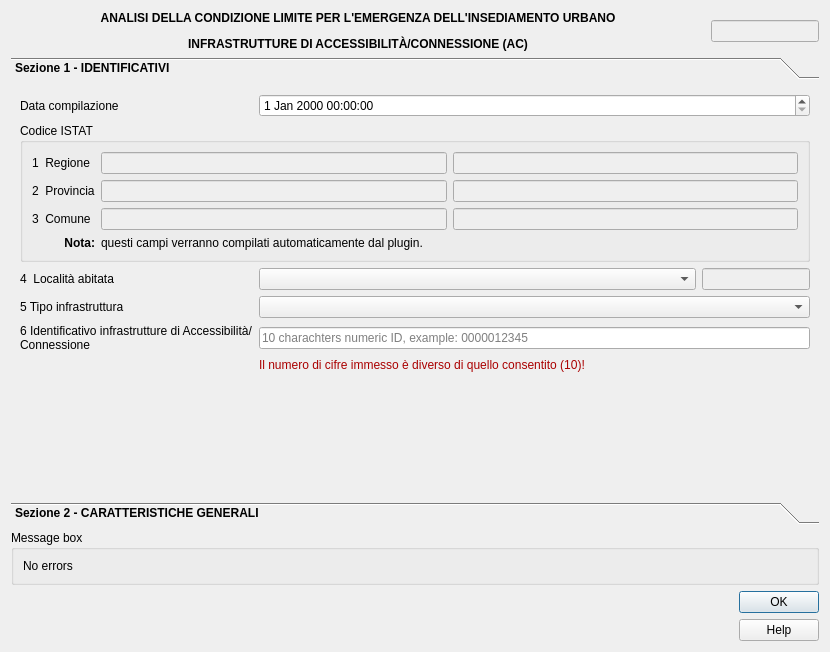
<?xml version="1.0" encoding="UTF-8"?>
<ui version="4.0">
 <class>cl_ac</class>
 <widget class="QDialog" name="cl_ac">
  <property name="geometry">
   <rect>
    <x>0</x>
    <y>0</y>
    <width>830</width>
    <height>652</height>
   </rect>
  </property>
  <property name="sizePolicy">
   <sizepolicy hsizetype="MinimumExpanding" vsizetype="MinimumExpanding">
    <horstretch>0</horstretch>
    <verstretch>0</verstretch>
   </sizepolicy>
  </property>
  <property name="minimumSize">
   <size>
    <width>830</width>
    <height>600</height>
   </size>
  </property>
  <property name="maximumSize">
   <size>
    <width>2500</width>
    <height>1500</height>
   </size>
  </property>
  <property name="windowTitle">
   <string>Update project</string>
  </property>
  <property name="locale">
   <locale language="English" country="UnitedStates"/>
  </property>
  <property name="modal">
   <bool>true</bool>
  </property>
  <layout class="QVBoxLayout" name="verticalLayout_4" stretch="0,1,0">
   <item>
    <layout class="QHBoxLayout" name="horizontalLayout_7">
     <item>
      <widget class="QLabel" name="label">
       <property name="text">
        <string>&lt;html&gt;&lt;head/&gt;&lt;body&gt;&lt;p align=&quot;center&quot;&gt;&lt;span style=&quot; font-weight:600;&quot;&gt;ANALISI DELLA CONDIZIONE LIMITE PER L'EMERGENZA DELL'INSEDIAMENTO URBANO&lt;/span&gt;&lt;/p&gt;&lt;p align=&quot;center&quot;&gt;&lt;span style=&quot; font-weight:600;&quot;&gt;INFRASTRUTTURE DI ACCESSIBILITÀ/CONNESSIONE (AC)&lt;/span&gt;&lt;/p&gt;&lt;/body&gt;&lt;/html&gt;</string>
       </property>
      </widget>
     </item>
     <item>
      <widget class="QLineEdit" name="ID_AC">
       <property name="enabled">
        <bool>false</bool>
       </property>
       <property name="sizePolicy">
        <sizepolicy hsizetype="Fixed" vsizetype="Fixed">
         <horstretch>0</horstretch>
         <verstretch>0</verstretch>
        </sizepolicy>
       </property>
      </widget>
     </item>
    </layout>
   </item>
   <item>
    <widget class="QToolBox" name="toolBox">
     <property name="sizePolicy">
      <sizepolicy hsizetype="Preferred" vsizetype="Expanding">
       <horstretch>0</horstretch>
       <verstretch>0</verstretch>
      </sizepolicy>
     </property>
     <property name="minimumSize">
      <size>
       <width>0</width>
       <height>0</height>
      </size>
     </property>
     <property name="font">
      <font>
       <weight>75</weight>
       <bold>true</bold>
      </font>
     </property>
     <property name="currentIndex">
      <number>0</number>
     </property>
     <widget class="QWidget" name="identificativi">
      <property name="geometry">
       <rect>
        <x>0</x>
        <y>0</y>
        <width>797</width>
        <height>391</height>
       </rect>
      </property>
      <property name="font">
       <font>
        <weight>50</weight>
        <bold>false</bold>
       </font>
      </property>
      <attribute name="label">
       <string>Sezione 1 - IDENTIFICATIVI</string>
      </attribute>
      <layout class="QGridLayout" name="gridLayout">
       <item row="1" column="0" colspan="2">
        <widget class="QGroupBox" name="groupBox">
         <property name="sizePolicy">
          <sizepolicy hsizetype="Preferred" vsizetype="Expanding">
           <horstretch>0</horstretch>
           <verstretch>0</verstretch>
          </sizepolicy>
         </property>
         <property name="title">
          <string>Codice ISTAT</string>
         </property>
         <layout class="QGridLayout" name="gridLayout_2">
          <item row="0" column="0">
           <widget class="QLabel" name="label_4">
            <property name="text">
             <string>1  Regione</string>
            </property>
           </widget>
          </item>
          <item row="0" column="1">
           <widget class="QLineEdit" name="regione">
            <property name="enabled">
             <bool>false</bool>
            </property>
           </widget>
          </item>
          <item row="0" column="2">
           <widget class="QLineEdit" name="cod_reg">
            <property name="enabled">
             <bool>false</bool>
            </property>
           </widget>
          </item>
          <item row="1" column="0">
           <widget class="QLabel" name="label_5">
            <property name="text">
             <string>2  Provincia</string>
            </property>
           </widget>
          </item>
          <item row="1" column="1">
           <widget class="QLineEdit" name="provincia">
            <property name="enabled">
             <bool>false</bool>
            </property>
           </widget>
          </item>
          <item row="1" column="2">
           <widget class="QLineEdit" name="cod_prov">
            <property name="enabled">
             <bool>false</bool>
            </property>
           </widget>
          </item>
          <item row="2" column="0">
           <widget class="QLabel" name="label_6">
            <property name="text">
             <string>3  Comune</string>
            </property>
           </widget>
          </item>
          <item row="2" column="1">
           <widget class="QLineEdit" name="comune">
            <property name="enabled">
             <bool>false</bool>
            </property>
           </widget>
          </item>
          <item row="2" column="2">
           <widget class="QLineEdit" name="cod_com">
            <property name="enabled">
             <bool>false</bool>
            </property>
           </widget>
          </item>
          <item row="3" column="0">
           <widget class="QLabel" name="label_27">
            <property name="text">
             <string>&lt;html&gt;&lt;head/&gt;&lt;body&gt;&lt;p&gt;&lt;span style=&quot; font-weight:600;&quot;&gt;Nota:&lt;/span&gt;&lt;/p&gt;&lt;/body&gt;&lt;/html&gt;</string>
            </property>
            <property name="alignment">
             <set>Qt::AlignRight|Qt::AlignTrailing|Qt::AlignVCenter</set>
            </property>
           </widget>
          </item>
          <item row="3" column="1">
           <widget class="QLabel" name="label_2">
            <property name="text">
             <string>questi campi verranno compilati automaticamente dal plugin.</string>
            </property>
           </widget>
          </item>
         </layout>
        </widget>
       </item>
       <item row="2" column="1">
        <layout class="QHBoxLayout" name="horizontalLayout_13" stretch="1,0">
         <item>
          <widget class="QComboBox" name="localita"/>
         </item>
         <item>
          <widget class="QLineEdit" name="cod_local">
           <property name="enabled">
            <bool>false</bool>
           </property>
          </widget>
         </item>
        </layout>
       </item>
       <item row="5" column="1">
        <widget class="QLabel" name="text_alert_ac">
         <property name="text">
          <string>&lt;html&gt;&lt;head/&gt;&lt;body&gt;&lt;p&gt;&lt;span style=&quot; color:#aa0000;&quot;&gt;Il numero di cifre immesso è diverso di quello consentito (10)!&lt;/span&gt;&lt;/p&gt;&lt;/body&gt;&lt;/html&gt;</string>
         </property>
        </widget>
       </item>
       <item row="2" column="0">
        <widget class="QLabel" name="label_7">
         <property name="text">
          <string>4  Località abitata</string>
         </property>
        </widget>
       </item>
       <item row="3" column="0">
        <widget class="QLabel" name="label_32">
         <property name="text">
          <string>5 Tipo infrastruttura</string>
         </property>
        </widget>
       </item>
       <item row="0" column="1">
        <widget class="QgsDateTimeEdit" name="data_ac"/>
       </item>
       <item row="4" column="0">
        <widget class="QLabel" name="label_9">
         <property name="text">
          <string>6 Identificativo infrastrutture di Accessibilità/Connessione</string>
         </property>
         <property name="wordWrap">
          <bool>true</bool>
         </property>
        </widget>
       </item>
       <item row="0" column="0">
        <widget class="QLabel" name="label_3">
         <property name="text">
          <string>Data compilazione</string>
         </property>
        </widget>
       </item>
       <item row="3" column="1">
        <widget class="QComboBox" name="tipo_infra"/>
       </item>
       <item row="4" column="1">
        <widget class="QLineEdit" name="ID_infra">
         <property name="inputMask">
          <string/>
         </property>
         <property name="text">
          <string/>
         </property>
         <property name="placeholderText">
          <string>10 charachters numeric ID, example: 0000012345</string>
         </property>
        </widget>
       </item>
       <item row="6" column="0" colspan="2">
        <spacer name="verticalSpacer">
         <property name="orientation">
          <enum>Qt::Vertical</enum>
         </property>
         <property name="sizeHint" stdset="0">
          <size>
           <width>20</width>
           <height>40</height>
          </size>
         </property>
        </spacer>
       </item>
      </layout>
     </widget>
     <widget class="QWidget" name="caratteristiche_gen">
      <property name="geometry">
       <rect>
        <x>0</x>
        <y>0</y>
        <width>846</width>
        <height>780</height>
       </rect>
      </property>
      <property name="font">
       <font>
        <weight>50</weight>
        <bold>false</bold>
       </font>
      </property>
      <attribute name="label">
       <string>Sezione 2 - CARATTERISTICHE GENERALI</string>
      </attribute>
      <layout class="QGridLayout" name="gridLayout_5">
       <item row="12" column="2">
        <widget class="QComboBox" name="morf"/>
       </item>
       <item row="15" column="0">
        <widget class="QLabel" name="label_35">
         <property name="text">
          <string>Geologia/Idrogeologia</string>
         </property>
        </widget>
       </item>
       <item row="8" column="0">
        <widget class="QLabel" name="label_11">
         <property name="text">
          <string>20 Numero aggregati interferenti (H&gt;L)</string>
         </property>
        </widget>
       </item>
       <item row="9" column="0">
        <widget class="QLabel" name="label_13">
         <property name="text">
          <string>21 Numero unità strutturali isolate &lt;br&gt;interferenti (H&amp;gt;L)</string>
         </property>
        </widget>
       </item>
       <item row="13" column="2">
        <layout class="QHBoxLayout" name="horizontalLayout_11">
         <item>
          <widget class="QCheckBox" name="ubic_sotto">
           <property name="text">
            <string>28 Sotto versante incombente o forte pendio</string>
           </property>
          </widget>
         </item>
         <item>
          <widget class="QCheckBox" name="ubic_sopra">
           <property name="text">
            <string>29 Sopra versante incombente o cresta</string>
           </property>
          </widget>
         </item>
        </layout>
       </item>
       <item row="8" column="2">
        <widget class="QLineEdit" name="n_aggreg"/>
       </item>
       <item row="11" column="2">
        <widget class="QLineEdit" name="pendenza"/>
       </item>
       <item row="5" column="2">
        <widget class="QComboBox" name="pav_per"/>
       </item>
       <item row="14" column="0">
        <widget class="QLabel" name="label_34">
         <property name="text">
          <string>Microzonazione sismica</string>
         </property>
        </widget>
       </item>
       <item row="9" column="2">
        <widget class="QLineEdit" name="n_manuf"/>
       </item>
       <item row="7" column="0">
        <widget class="QLabel" name="label_26">
         <property name="text">
          <string>19 Ostacoli e discontinuità&lt;br&gt;(condizione del tratto peggiore)</string>
         </property>
        </widget>
       </item>
       <item row="4" column="2">
        <widget class="QLineEdit" name="lungh_vuo"/>
       </item>
       <item row="15" column="2">
        <layout class="QGridLayout" name="gridLayout_8">
         <item row="1" column="0">
          <layout class="QHBoxLayout" name="horizontalLayout_10">
           <item>
            <widget class="QLabel" name="label_36">
             <property name="text">
              <string>39 Falda</string>
             </property>
            </widget>
           </item>
           <item>
            <widget class="QComboBox" name="falda"/>
           </item>
          </layout>
         </item>
         <item row="2" column="0">
          <layout class="QHBoxLayout" name="horizontalLayout_12">
           <item>
            <widget class="QLabel" name="label_37">
             <property name="text">
              <string>40 Acque superficiali</string>
             </property>
            </widget>
           </item>
           <item>
            <widget class="QComboBox" name="acq_sup"/>
           </item>
          </layout>
         </item>
         <item row="0" column="0">
          <layout class="QHBoxLayout" name="horizontalLayout_9">
           <item>
            <widget class="QLabel" name="label_53">
             <property name="text">
              <string>Localizzazione frana</string>
             </property>
            </widget>
           </item>
           <item>
            <widget class="QCheckBox" name="frana_AC">
             <property name="text">
              <string>36 Interferente con edif. strateg.</string>
             </property>
            </widget>
           </item>
           <item>
            <widget class="QCheckBox" name="frana_mon">
             <property name="text">
              <string>37 A monte</string>
             </property>
            </widget>
           </item>
           <item>
            <widget class="QCheckBox" name="frana_val">
             <property name="text">
              <string>38 A valle</string>
             </property>
            </widget>
           </item>
          </layout>
         </item>
         <item row="3" column="0">
          <layout class="QHBoxLayout" name="horizontalLayout_17">
           <item>
            <widget class="QLabel" name="label_54">
             <property name="text">
              <string>41 Rischio PAI</string>
             </property>
            </widget>
           </item>
           <item>
            <widget class="QComboBox" name="pai"/>
           </item>
           <item>
            <widget class="QLabel" name="label_55">
             <property name="text">
              <string>42 Area alluvionale</string>
             </property>
            </widget>
           </item>
           <item>
            <widget class="QComboBox" name="alluvio"/>
           </item>
          </layout>
         </item>
        </layout>
       </item>
       <item row="7" column="2">
        <widget class="QComboBox" name="ost_disc"/>
       </item>
       <item row="0" column="2">
        <layout class="QGridLayout" name="gridLayout_3">
         <item row="0" column="0">
          <widget class="QCheckBox" name="strade_a">
           <property name="text">
            <string>8 Autostrade urbane ed extraurbane</string>
           </property>
          </widget>
         </item>
         <item row="0" column="1">
          <widget class="QCheckBox" name="strade_b">
           <property name="text">
            <string>9 Extraurbane principali</string>
           </property>
          </widget>
         </item>
         <item row="1" column="0">
          <widget class="QCheckBox" name="strade_c">
           <property name="text">
            <string>10 Extraurbane secondarie</string>
           </property>
          </widget>
         </item>
         <item row="1" column="1">
          <widget class="QCheckBox" name="strade_d">
           <property name="text">
            <string>11 Urbane di scorrimento</string>
           </property>
          </widget>
         </item>
         <item row="2" column="0">
          <widget class="QCheckBox" name="strade_e">
           <property name="text">
            <string>12 Urbane di quartiere</string>
           </property>
          </widget>
         </item>
         <item row="2" column="1">
          <widget class="QCheckBox" name="strade_f">
           <property name="text">
            <string>13 Locali</string>
           </property>
          </widget>
         </item>
        </layout>
       </item>
       <item row="3" column="2">
        <widget class="QLineEdit" name="lungh"/>
       </item>
       <item row="5" column="0">
        <widget class="QLabel" name="label_25">
         <property name="text">
          <string>18 Pavimentazione e percorribilità&lt;br&gt;(condizione del tratto peggiore)</string>
         </property>
        </widget>
       </item>
       <item row="10" column="0">
        <widget class="QLabel" name="label_14">
         <property name="text">
          <string>Elementi critici</string>
         </property>
        </widget>
       </item>
       <item row="2" column="2">
        <layout class="QHBoxLayout" name="horizontalLayout">
         <item>
          <widget class="QLabel" name="label_8">
           <property name="text">
            <string>14 Massima</string>
           </property>
          </widget>
         </item>
         <item>
          <widget class="QLineEdit" name="largh_max"/>
         </item>
         <item>
          <widget class="QLabel" name="label_10">
           <property name="text">
            <string>15 Minima</string>
           </property>
          </widget>
         </item>
         <item>
          <widget class="QLineEdit" name="largh_min"/>
         </item>
        </layout>
       </item>
       <item row="10" column="2">
        <layout class="QGridLayout" name="gridLayout_6">
         <item row="0" column="0">
          <layout class="QHBoxLayout" name="horizontalLayout_2">
           <item>
            <widget class="QLabel" name="label_16">
             <property name="text">
              <string>22 Ferrovie in attraversamento</string>
             </property>
            </widget>
           </item>
           <item>
            <widget class="QLineEdit" name="el_ferrov"/>
           </item>
          </layout>
         </item>
         <item row="0" column="1">
          <layout class="QHBoxLayout" name="horizontalLayout_3">
           <item>
            <widget class="QLabel" name="label_17">
             <property name="text">
              <string>23 Ponti e viadotti</string>
             </property>
            </widget>
           </item>
           <item>
            <widget class="QLineEdit" name="el_pont"/>
           </item>
          </layout>
         </item>
         <item row="1" column="0">
          <layout class="QHBoxLayout" name="horizontalLayout_4">
           <item>
            <widget class="QLabel" name="label_18">
             <property name="text">
              <string>24 Tunnel artificiali o naturali</string>
             </property>
            </widget>
           </item>
           <item>
            <widget class="QLineEdit" name="el_tunn"/>
           </item>
          </layout>
         </item>
         <item row="1" column="1">
          <layout class="QHBoxLayout" name="horizontalLayout_5">
           <item>
            <widget class="QLabel" name="label_19">
             <property name="text">
              <string>25 Ponti e viadotti attraversanti</string>
             </property>
            </widget>
           </item>
           <item>
            <widget class="QLineEdit" name="el_pont_at"/>
           </item>
          </layout>
         </item>
         <item row="1" column="2">
          <layout class="QHBoxLayout" name="horizontalLayout_6">
           <item>
            <widget class="QLabel" name="label_21">
             <property name="text">
              <string>25b Muri</string>
             </property>
            </widget>
           </item>
           <item>
            <widget class="QLineEdit" name="el_muri"/>
           </item>
          </layout>
         </item>
        </layout>
       </item>
       <item row="2" column="0">
        <widget class="QLabel" name="label_22">
         <property name="text">
          <string>&lt;html&gt;&lt;head/&gt;&lt;body&gt;&lt;p&gt;Larghezza sezione stradale (m)&lt;/p&gt;&lt;/body&gt;&lt;/html&gt;</string>
         </property>
        </widget>
       </item>
       <item row="4" column="0">
        <widget class="QLabel" name="label_24">
         <property name="text">
          <string>17 Lunghezza tratto stradale senza&lt;br&gt;aggregati e unità isolate interferenti (m)</string>
         </property>
         <property name="wordWrap">
          <bool>true</bool>
         </property>
        </widget>
       </item>
       <item row="0" column="0">
        <widget class="QLabel" name="label_20">
         <property name="text">
          <string>Categoria strade</string>
         </property>
        </widget>
       </item>
       <item row="14" column="2">
        <layout class="QVBoxLayout" name="verticalLayout_3">
         <item>
          <layout class="QHBoxLayout" name="horizontalLayout_15">
           <item>
            <widget class="QLabel" name="label_48">
             <property name="text">
              <string>30 Zona MS (condizione peggiore)</string>
             </property>
            </widget>
           </item>
           <item>
            <widget class="QComboBox" name="zona_ms"/>
           </item>
          </layout>
         </item>
         <item>
          <layout class="QHBoxLayout" name="horizontalLayout_16">
           <item>
            <widget class="QLabel" name="inst_name">
             <property name="text">
              <string>Tipo instabilità</string>
             </property>
            </widget>
           </item>
           <item>
            <widget class="QCheckBox" name="inst_fran">
             <property name="text">
              <string>31 Frana</string>
             </property>
            </widget>
           </item>
           <item>
            <widget class="QCheckBox" name="inst_liq">
             <property name="text">
              <string>32 Liquefazione</string>
             </property>
            </widget>
           </item>
           <item>
            <widget class="QCheckBox" name="inst_fag">
             <property name="text">
              <string>33 Faglia att. cap.</string>
             </property>
            </widget>
           </item>
           <item>
            <widget class="QCheckBox" name="inst_ced">
             <property name="text">
              <string>34 Cedim. diff.</string>
             </property>
            </widget>
           </item>
           <item>
            <widget class="QCheckBox" name="inst_cav">
             <property name="text">
              <string>35 Cavità sott.</string>
             </property>
            </widget>
           </item>
          </layout>
         </item>
        </layout>
       </item>
       <item row="13" column="0">
        <widget class="QLabel" name="label_31">
         <property name="text">
          <string>Ubicazione</string>
         </property>
        </widget>
       </item>
       <item row="12" column="0">
        <widget class="QLabel" name="label_30">
         <property name="text">
          <string>27 Morfologia</string>
         </property>
        </widget>
       </item>
       <item row="3" column="0">
        <widget class="QLabel" name="label_23">
         <property name="text">
          <string>16 Lunghezza complessiva (m)</string>
         </property>
        </widget>
       </item>
       <item row="11" column="0">
        <widget class="QLabel" name="label_15">
         <property name="text">
          <string>26 Pendenza massima dell'asse stradale</string>
         </property>
        </widget>
       </item>
       <item row="16" column="0" colspan="3">
        <spacer name="verticalSpacer_2">
         <property name="orientation">
          <enum>Qt::Vertical</enum>
         </property>
         <property name="sizeHint" stdset="0">
          <size>
           <width>20</width>
           <height>40</height>
          </size>
         </property>
        </spacer>
       </item>
      </layout>
     </widget>
    </widget>
   </item>
   <item>
    <layout class="QVBoxLayout" name="verticalLayout_2">
     <item>
      <widget class="QGroupBox" name="message_box">
       <property name="sizePolicy">
        <sizepolicy hsizetype="Preferred" vsizetype="MinimumExpanding">
         <horstretch>0</horstretch>
         <verstretch>0</verstretch>
        </sizepolicy>
       </property>
       <property name="minimumSize">
        <size>
         <width>0</width>
         <height>0</height>
        </size>
       </property>
       <property name="maximumSize">
        <size>
         <width>16777215</width>
         <height>16777215</height>
        </size>
       </property>
       <property name="title">
        <string>Message box</string>
       </property>
       <layout class="QVBoxLayout" name="verticalLayout_5">
        <item>
         <widget class="QLabel" name="error_text">
          <property name="sizePolicy">
           <sizepolicy hsizetype="Preferred" vsizetype="MinimumExpanding">
            <horstretch>0</horstretch>
            <verstretch>0</verstretch>
           </sizepolicy>
          </property>
          <property name="text">
           <string>&lt;html&gt;&lt;head/&gt;&lt;body&gt;&lt;p&gt;No errors&lt;/p&gt;&lt;/body&gt;&lt;/html&gt;</string>
          </property>
          <property name="textFormat">
           <enum>Qt::RichText</enum>
          </property>
          <property name="alignment">
           <set>Qt::AlignLeading|Qt::AlignLeft|Qt::AlignVCenter</set>
          </property>
          <property name="wordWrap">
           <bool>true</bool>
          </property>
         </widget>
        </item>
       </layout>
      </widget>
     </item>
     <item>
      <layout class="QHBoxLayout" name="horizontalLayout_8">
       <item>
        <widget class="QLabel" name="cnr">
         <property name="sizePolicy">
          <sizepolicy hsizetype="Preferred" vsizetype="Fixed">
           <horstretch>0</horstretch>
           <verstretch>0</verstretch>
          </sizepolicy>
         </property>
         <property name="maximumSize">
          <size>
           <width>84</width>
           <height>61</height>
          </size>
         </property>
         <property name="text">
          <string/>
         </property>
         <property name="pixmap">
          <pixmap>../loghi/logo-cnr.png</pixmap>
         </property>
         <property name="scaledContents">
          <bool>true</bool>
         </property>
        </widget>
       </item>
       <item>
        <widget class="QLabel" name="igag">
         <property name="sizePolicy">
          <sizepolicy hsizetype="Preferred" vsizetype="Fixed">
           <horstretch>0</horstretch>
           <verstretch>0</verstretch>
          </sizepolicy>
         </property>
         <property name="maximumSize">
          <size>
           <width>90</width>
           <height>62</height>
          </size>
         </property>
         <property name="text">
          <string/>
         </property>
         <property name="pixmap">
          <pixmap>../loghi/logo-igag.png</pixmap>
         </property>
         <property name="scaledContents">
          <bool>true</bool>
         </property>
        </widget>
       </item>
       <item>
        <spacer name="horizontalSpacer">
         <property name="orientation">
          <enum>Qt::Horizontal</enum>
         </property>
         <property name="sizeHint" stdset="0">
          <size>
           <width>40</width>
           <height>20</height>
          </size>
         </property>
        </spacer>
       </item>
       <item>
        <layout class="QVBoxLayout" name="verticalLayout">
         <item>
          <widget class="QDialogButtonBox" name="button_box">
           <property name="cursor">
            <cursorShape>PointingHandCursor</cursorShape>
           </property>
           <property name="orientation">
            <enum>Qt::Vertical</enum>
           </property>
           <property name="standardButtons">
            <set>QDialogButtonBox::Ok</set>
           </property>
           <property name="centerButtons">
            <bool>true</bool>
           </property>
          </widget>
         </item>
         <item>
          <widget class="QPushButton" name="help_button">
           <property name="cursor">
            <cursorShape>PointingHandCursor</cursorShape>
           </property>
           <property name="text">
            <string>Help</string>
           </property>
          </widget>
         </item>
        </layout>
       </item>
      </layout>
     </item>
    </layout>
   </item>
  </layout>
 </widget>
 <customwidgets>
  <customwidget>
   <class>QgsDateTimeEdit</class>
   <extends>QDateTimeEdit</extends>
   <header>qgsdatetimeedit.h</header>
  </customwidget>
 </customwidgets>
 <tabstops>
  <tabstop>data_ac</tabstop>
  <tabstop>localita</tabstop>
  <tabstop>cod_local</tabstop>
  <tabstop>tipo_infra</tabstop>
  <tabstop>ID_infra</tabstop>
  <tabstop>strade_a</tabstop>
  <tabstop>strade_b</tabstop>
  <tabstop>strade_c</tabstop>
  <tabstop>strade_d</tabstop>
  <tabstop>strade_e</tabstop>
  <tabstop>strade_f</tabstop>
  <tabstop>largh_max</tabstop>
  <tabstop>largh_min</tabstop>
  <tabstop>lungh</tabstop>
  <tabstop>lungh_vuo</tabstop>
  <tabstop>pav_per</tabstop>
  <tabstop>ost_disc</tabstop>
  <tabstop>n_aggreg</tabstop>
  <tabstop>n_manuf</tabstop>
  <tabstop>el_ferrov</tabstop>
  <tabstop>el_pont</tabstop>
  <tabstop>el_tunn</tabstop>
  <tabstop>el_pont_at</tabstop>
  <tabstop>el_muri</tabstop>
  <tabstop>pendenza</tabstop>
  <tabstop>morf</tabstop>
  <tabstop>ubic_sotto</tabstop>
  <tabstop>ubic_sopra</tabstop>
  <tabstop>zona_ms</tabstop>
  <tabstop>inst_fran</tabstop>
  <tabstop>inst_liq</tabstop>
  <tabstop>inst_fag</tabstop>
  <tabstop>inst_ced</tabstop>
  <tabstop>inst_cav</tabstop>
  <tabstop>frana_AC</tabstop>
  <tabstop>frana_mon</tabstop>
  <tabstop>frana_val</tabstop>
  <tabstop>falda</tabstop>
  <tabstop>acq_sup</tabstop>
  <tabstop>pai</tabstop>
  <tabstop>alluvio</tabstop>
  <tabstop>help_button</tabstop>
  <tabstop>provincia</tabstop>
  <tabstop>comune</tabstop>
  <tabstop>cod_com</tabstop>
  <tabstop>ID_AC</tabstop>
  <tabstop>cod_reg</tabstop>
  <tabstop>cod_prov</tabstop>
  <tabstop>regione</tabstop>
 </tabstops>
 <resources/>
 <connections>
  <connection>
   <sender>button_box</sender>
   <signal>accepted()</signal>
   <receiver>cl_ac</receiver>
   <slot>accept()</slot>
   <hints>
    <hint type="sourcelabel">
     <x>248</x>
     <y>254</y>
    </hint>
    <hint type="destinationlabel">
     <x>157</x>
     <y>274</y>
    </hint>
   </hints>
  </connection>
  <connection>
   <sender>button_box</sender>
   <signal>rejected()</signal>
   <receiver>cl_ac</receiver>
   <slot>reject()</slot>
   <hints>
    <hint type="sourcelabel">
     <x>316</x>
     <y>260</y>
    </hint>
    <hint type="destinationlabel">
     <x>286</x>
     <y>274</y>
    </hint>
   </hints>
  </connection>
 </connections>
</ui>
